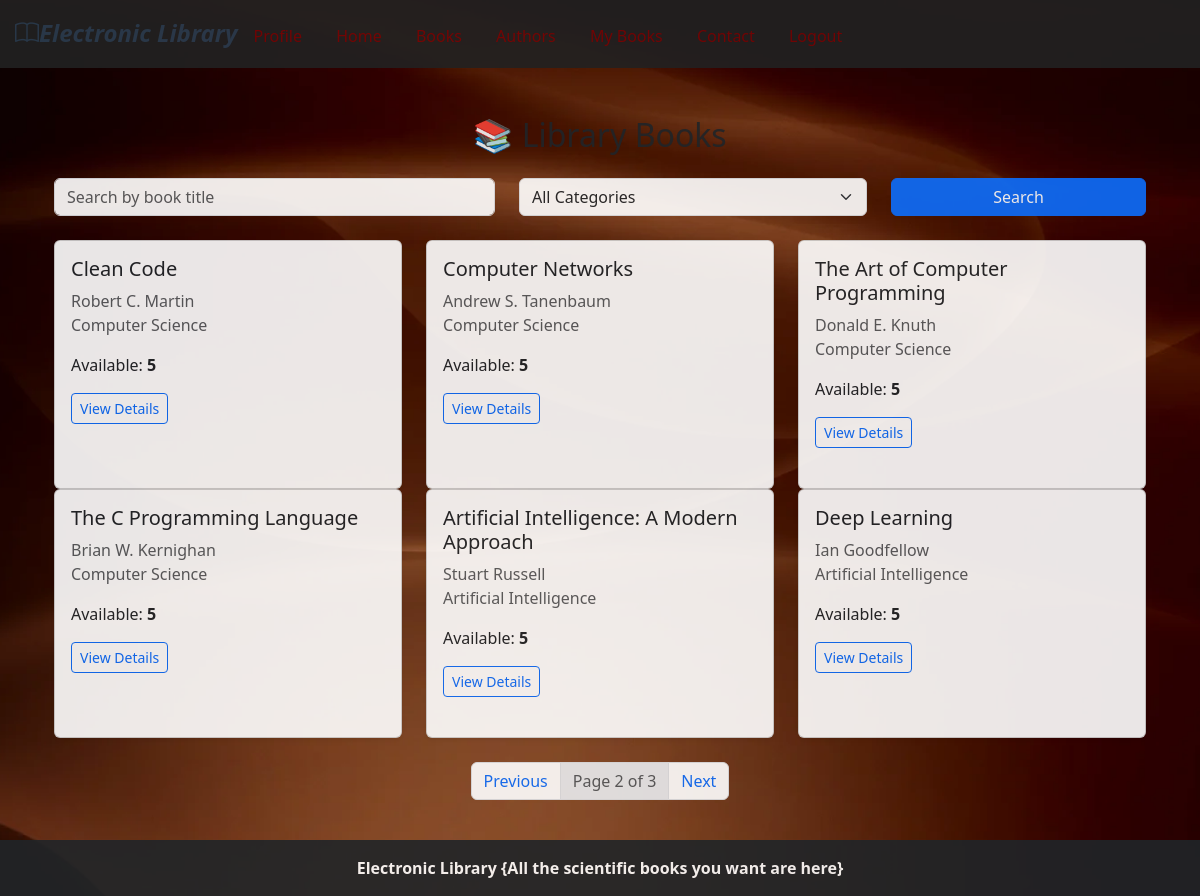
Page /books/?page=2 (signed in) on the committed database.
### library/models.py (models this page shows, shortened)
class Book(models.Model):
    title = models.CharField(max_length=200)
    author = models.ForeignKey(Author, on_delete=models.CASCADE)
    category = models.ForeignKey(Category, on_delete=models.SET_NULL, null=True)
    description = models.TextField()
    publication_year = models.IntegerField()
    pages = models.IntegerField()
    language = models.CharField(max_length=50)
    total_copies = models.PositiveIntegerField()
    available_copies = models.PositiveIntegerField()
    cover = models.ImageField(upload_to='books/')
    created_at = models.DateTimeField(auto_now_add=True)

class Author(models.Model):
    name = models.CharField(max_length=150)
    bio = models.TextField()
    photo = models.ImageField(upload_to='authors/', null=True, blank=True)

class Category(models.Model):
    name = models.CharField(max_length=100)

### library/views.py (the view)
# urls.py: path('books/', books, name='books'),
@login_required(login_url="/")
def books(request):
    books_qs = Book.objects.select_related("author", "category").all()
    categories = Category.objects.all()
    search = request.GET.get("search")
    if search:
        books_qs = books_qs.filter(title__icontains=search)
    category_id = request.GET.get("category")
    if category_id and category_id.isdigit():
        books_qs = books_qs.filter(category_id=int(category_id))
    paginator = Paginator(books_qs, 6)
    page_number = request.GET.get("page")
    page_obj = paginator.get_page(page_number)
    context = {
        "page_obj": page_obj,
        "categories": categories,
        "search": search,
        "category_id": category_id,
    }
    return render(request, "library/books.html", context)

### library/templates/library/books.html (shortened to what this page needs)
{% extends "base.html" %}
{% block content %}
<div class="container mt-4">
    <h2 class="mb-4 text-center">📚 Library Books</h2>
    <form method="get" class="row mb-4">
        <div class="col-md-5">
            <input
                type="text"
                name="search"
                value="{{ search|default:'' }}"
                class="form-control"
                placeholder="Search by book title"
            >
        </div>
        <div class="col-md-4">
            <select name="category" class="form-select">
                <option value="">All Categories</option>
            </select>
        </div>
        <div class="col-md-3">
            <button class="btn btn-primary w-100">Search</button>
        </div>
    </form>
    <div class="row">
        {% for book in page_obj %}
        <div class="col-md-4">
            <div class="card mb-4 shadow-sm h-100">
                <div class="card-body">
                    <h5>{{ book.title }}</h5>
                    <p class="text-muted">
                        {{ book.author.name }}<br>
                        {{ book.category.name }}
                    </p>
                    <p>
                        Available:
                        <strong>{{ book.available_copies }}</strong>
                    </p>
                    <a href="/book/{{ book.id }}/" class="btn btn-sm btn-outline-primary">
                        View Details
                    </a>
                </div>
            </div>
        </div>
        {% empty %}
        <p class="text-center text-muted">No books found.</p>
        {% endfor %}
    </div>
    <nav class="mt-4">
        <ul class="pagination justify-content-center">
            {% if page_obj.has_previous %}
            <li class="page-item">
                <a class="page-link"
                href="?page={{ page_obj.previous_page_number }}{% if search %}&search={{ search }}{% endif %}{% if category_id %}&category={{ category_id }}{% endif %}">
                    Previous
                </a>
            </li>
            {% endif %}
            <li class="page-item disabled">
                <span class="page-link">
                    Page {{ page_obj.number }} of {{ page_obj.paginator.num_pages }}
                </span>
            </li>
            {% if page_obj.has_next %}
            <li class="page-item">
                <a class="page-link"
                href="?page={{ page_obj.next_page_number }}{% if search %}&search={{ search }}{% endif %}{% if category_id %}&category={{ category_id }}{% endif %}">
                    Next
                </a>
            </li>
            {% endif %}
        </ul>
    </nav>
</div>
{% endblock %}

### library/templates/library/books.html (style rules this page uses)
body { background-image: url('/media/back ground/maktaba.jpg'); background-size: cover; background-position: center; background-attachment: fixed; opacity: 0.9; }

### templates/base.html (style rules this page uses)
html, body { height: 100%; margin: 0; display: flex; flex-direction: column; }
.container { flex: 1; }

### rows in the picture
Book: title "Clean Code", author.name "Robert C. Martin", category.name "Computer Science", available_copies "5"
Book: title "Computer Networks", author.name "Andrew S. Tanenbaum", category.name "Computer Science", available_copies "5"
Book: title "The Art of Computer Programming", author.name "Donald E. Knuth", category.name "Computer Science", available_copies "5"
Book: title "The C Programming Language", author.name "Brian W. Kernighan", category.name "Computer Science", available_copies "5"
Book: title "Artificial Intelligence: A Modern Approach", author.name "Stuart Russell", category.name "Artificial Intelligence", available_copies "5"
Book: title "Deep Learning", author.name "Ian Goodfellow", category.name "Artificial Intelligence", available_copies "5"

### other values in the picture
{{ page_obj.number }} "2"
{{ page_obj.paginator.num_pages }} "3"
